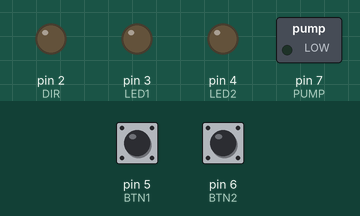
This sketch was run on a simulated Arduino Uno, built with avr-gcc and run on an emulated ATmega328P. Parts: switched loads named in the sketch (green lamp = pin HIGH), output pins drawn as LEDs (lit = HIGH). The inputs (shaded band) are chosen by the test bench; at power-on: pin 5 (BTN1) HIGH, pin 6 (BTN2) HIGH.

Above: at 1.2 s.
1.3 s: pin 5 (BTN1) pulled LOW for 0.15 s
At 1.8 s:
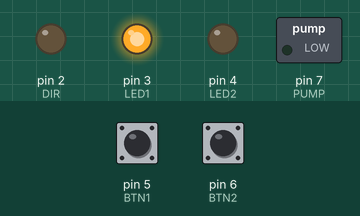
2.9 s: pin 6 (BTN2) pulled LOW for 0.15 s
At 4.1 s:
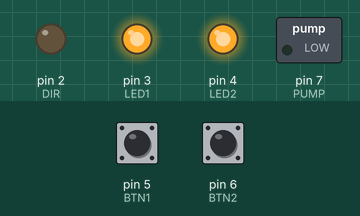
4.5 s: pin 5 (BTN1) pulled LOW for 1 s
At 5.4 s:
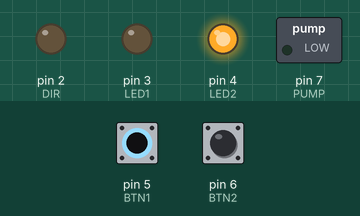
7.0 s: pin 5 (BTN1) pulled LOW for 3.2 s
At 7.4 s:
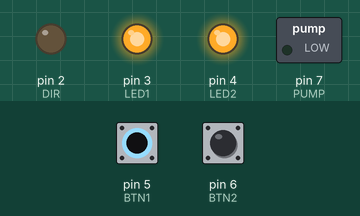
11.7 s: pin 6 (BTN2) pulled LOW for 1 s
At 12.1 s:
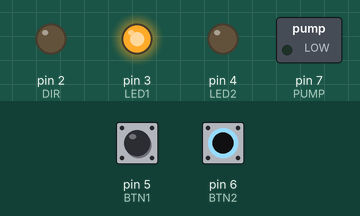
Timing chart, 0 to 14.7 s (numbered marks = the images above; inputs shaded):
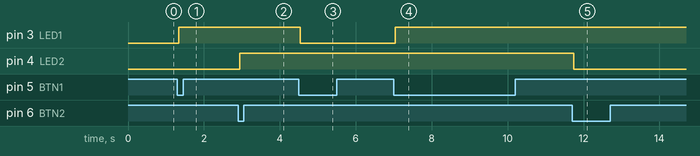

The sketch:

uno_node.ino
```cpp
// UNO1: NODE_ID=1; UNO2: NODE_ID=2. UART D0/D1 reserved for RS485.
#define NODE_ID 1
const byte DIR=2, LED1=3, LED2=4, BTN1=5, BTN2=6, PUMP=7, BUZZ=8, POWER=9;
uint16_t regs[8]={0,0,0,0,0,0,30,0};
byte rx[8]; byte used=0;
unsigned long lastByte=0,lastRead=0,pumpStart=0,sampleAt=0,changed[2]={0,0};
bool stable[2]={true,true},prev[2]={true,true},armed=false;
uint16_t crc(const byte* b, int n){uint16_t c=65535;while(n--){c^=*b++;for(byte i=0;i<8;i++)c=c&1?(c>>1)^0xA001:c>>1;}return c;}
void stopPump(){regs[4]=0;digitalWrite(PUMP,LOW);}
void startPump(){if(NODE_ID==2 && !regs[4]){regs[4]=1;pumpStart=millis();}}
void respond(byte* b, byte n){uint16_t c=crc(b,n);b[n++]=c;b[n++]=c>>8;digitalWrite(DIR,HIGH);delayMicroseconds(100);Serial.write(b,n);Serial.flush();digitalWrite(DIR,LOW);}
void process(){
 if(rx[0]!=NODE_ID || crc(rx,6)!=(uint16_t)(rx[6]|rx[7]<<8))return;
 byte f=rx[1],out[32]={NODE_ID,f};uint16_t a=word(rx[2],rx[3]),v=word(rx[4],rx[5]);byte err=0;
 if(f==3){if(v==0||v>8||a+v>8)err=2;else{out[2]=v*2;for(byte i=0;i<v;i++){out[3+2*i]=regs[a+i]>>8;out[4+2*i]=regs[a+i];}lastRead=millis();respond(out,3+v*2);return;}}
 else if(f==6){
  if(a<3||a>7||(NODE_ID==1&&(a==4||a==5||a==7)))err=2;
  else if((a==3&&v>3)||((a==4||a==5||a==7)&&v>1)||(a==6&&v>100))err=3;
  else{if(a==4){if(v)startPump();else stopPump();}else regs[a]=v;for(byte i=0;i<6;i++)out[i]=rx[i];respond(out,6);return;}
 }else err=1;
 out[1]=f|0x80;out[2]=err;respond(out,3);
}
void setup(){
 const byte pins[]={DIR,LED1,LED2,PUMP,BUZZ,POWER};
 for(byte i=0;i<6;i++)pinMode(pins[i],OUTPUT);
 pinMode(BTN1,INPUT_PULLUP);pinMode(BTN2,INPUT_PULLUP);
 digitalWrite(DIR,LOW);stopPump();Serial.begin(9600);
}
void loop(){
 unsigned long now=millis();
 if(used && now-lastByte>10)used=0;
 while(Serial.available()){rx[used++]=Serial.read();lastByte=now;if(used==8){process();used=0;}}
 // Power sensor for 20ms once per second to reduce probe corrosion.
 if(NODE_ID==2&&now-sampleAt>=1000){sampleAt=now;digitalWrite(POWER,HIGH);}
 if(digitalRead(POWER)&&now-sampleAt>=20){regs[0]=analogRead(A0);regs[1]=constrain(map(regs[0],850,350,0,100),0,100);digitalWrite(POWER,LOW);}
 bool link=lastRead && now-lastRead<5000;
 if(NODE_ID==2&&(regs[0]<10||regs[0]>1013)){stopPump();regs[7]=0;}
 if(!link){stopPump();regs[7]=0;armed=false;}
 if(regs[4]&&now-pumpStart>=10000){stopPump();armed=false;}
 if(regs[1]>=regs[6]+5)armed=true;
 if(NODE_ID==2&&link&&regs[7]&&armed&&regs[1]<regs[6]){startPump();armed=false;}
 for(byte i=0;i<2;i++){
  bool b=digitalRead(i?BTN2:BTN1);
  if(b!=prev[i]){prev[i]=b;changed[i]=now;}
  if(now-changed[i]>=40&&b!=stable[i]){stable[i]=b;if(!b){if(NODE_ID==1)regs[3]^=(1<<i);else if(i==0&&link)startPump();else{stopPump();regs[7]=0;}}}
 }
 regs[2]=(!stable[0])|((!stable[1])<<1);
 digitalWrite(LED1,regs[3]&1);digitalWrite(LED2,regs[3]&2);
 if(NODE_ID==2&&regs[5]&&link)tone(BUZZ,2000);else noTone(BUZZ);
}
```

Measured:
- after the input at 1.3 s, pin 3 (LED1): LOW → HIGH at once
- after the input at 2.9 s, pin 4 (LED2): LOW → HIGH at once
- after the input at 4.5 s, pin 3 (LED1): HIGH → LOW at once
- after the input at 7.0 s, pin 3 (LED1): LOW → HIGH at once
- after the input at 11.7 s, pin 4 (LED2): HIGH → LOW at once
